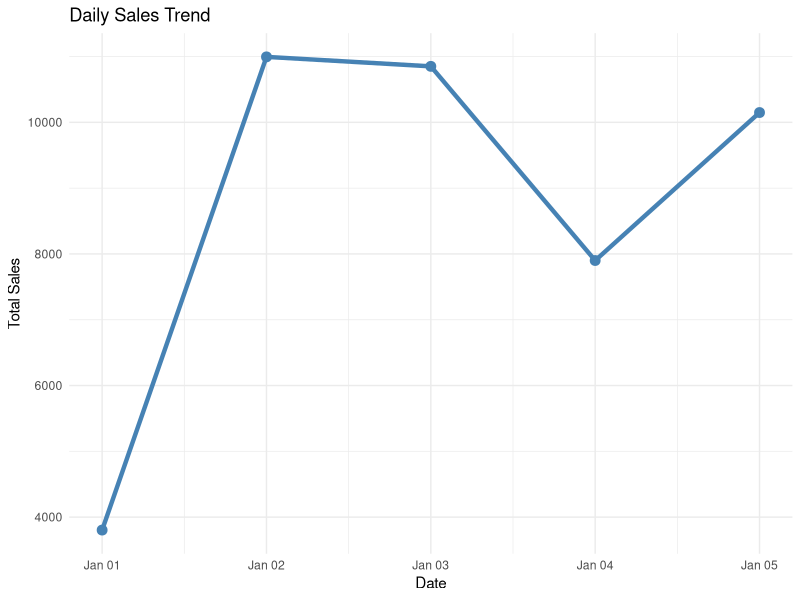
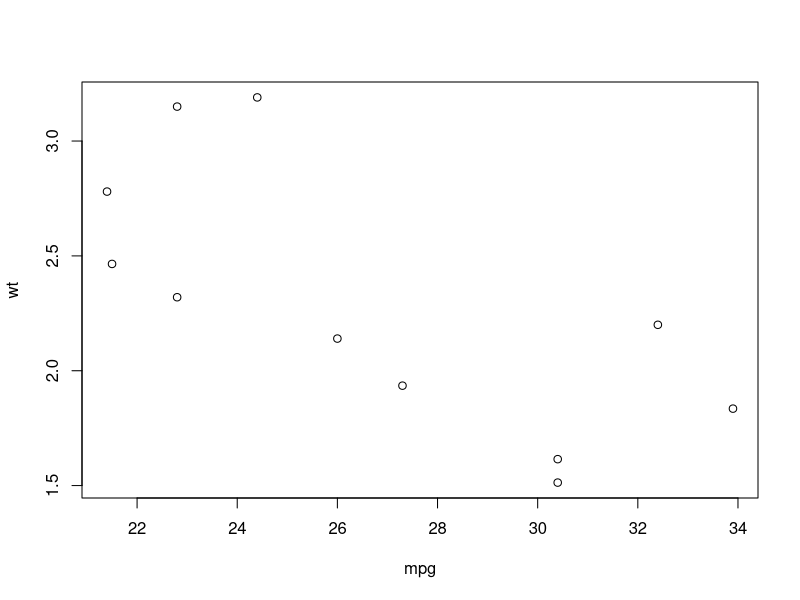

Source code (R) for these figures, in order:
## ---- chunk 1
#| label: setup
library(tidyverse)
## ---- chunk 2
#| label: basic-pipe

# Without pipe - nested functions (hard to read)
result1 <- round(sqrt(sum(c(1, 4, 9, 16, 25))), 2)

# With pipe - sequential operations (easy to read)
result2 <- c(1, 4, 9, 16, 25) %>%
  sum() %>%
  sqrt() %>%
  round(2)

# Both give the same result
print(result1)
print(result2)
## ---- chunk 3
#| label: readability-comparison

# Create sample data
numbers <- c(1, 2, 3, 4, 5, 6, 7, 8, 9, 10)

# Approach 1: Nested functions (hard to read)
nested_result <- mean(sqrt(abs(numbers[numbers > 3])))

# Approach 2: Intermediate variables (verbose)
filtered <- numbers[numbers > 3]
absolute <- abs(filtered)
square_root <- sqrt(absolute)
intermediate_result <- mean(square_root)

# Approach 3: Pipe (clear and concise)
pipe_result <- numbers %>%
  .[. > 3] %>%
  abs() %>%
  sqrt() %>%
  mean()

# All give the same result
print(c(nested_result, intermediate_result, pipe_result))
## ---- chunk 4
#| label: natural-workflow

# Create a dataset
students <- tibble(
  name = c("Alice", "Bob", "Charlie", "Diana", "Eve"),
  math = c(85, 92, 78, 95, 88),
  science = c(90, 88, 82, 92, 85),
  english = c(88, 85, 90, 87, 92)
)

# Natural thought process:
# "Take the students data,
#  calculate the average score,
#  filter for high performers,
#  arrange by average score"

result <- students %>%
  mutate(avg_score = (math + science + english) / 3) %>%
  filter(avg_score >= 85) %>%
  arrange(desc(avg_score))

print(result)
## ---- chunk 5
#| label: pipe-with-dplyr

# Create sample sales data
sales <- tibble(
  date = rep(seq.Date(from = as.Date("2024-01-01"),
                      to = as.Date("2024-01-05"),
                      by = "day"), each = 3),
  store = rep(c("North", "South", "East"), 5),
  sales = round(runif(15, 1000, 5000)),
  returns = round(runif(15, 0, 200))
)

# Complex data pipeline
summary <- sales %>%
  mutate(net_sales = sales - returns) %>%
  group_by(store) %>%
  summarize(
    total_sales = sum(sales),
    total_returns = sum(returns),
    net_revenue = sum(net_sales),
    avg_daily_sales = mean(sales),
    .groups = "drop"
  ) %>%
  mutate(return_rate = total_returns / total_sales * 100) %>%
  arrange(desc(net_revenue))

print(summary)
## ---- chunk 6
#| label: pipe-to-plot
#| fig-width: 8
#| fig-height: 5

sales %>%
  group_by(date) %>%
  summarize(daily_total = sum(sales), .groups = "drop") %>%
  ggplot(aes(x = date, y = daily_total)) +
  geom_line(color = "steelblue", size = 1.5) +
  geom_point(color = "steelblue", size = 3) +
  theme_minimal() +
  labs(title = "Daily Sales Trend",
       x = "Date",
       y = "Total Sales")
## ---- chunk 7
#| label: pipe-placeholder

# When you need to use the data in a non-first argument position
numbers <- 1:10

# Using . to specify where the piped data goes
result <- numbers %>%
  lm(formula = . ~ seq_along(.), data = data.frame(. = .)) %>%
  summary()

# More practical example
mtcars %>%
  lm(mpg ~ wt, data = .) %>%
  summary() %>%
  .$r.squared
## ---- chunk 8
#| label: pipe-anonymous

# Using anonymous functions in pipes
1:10 %>%
  {\(x) x * 2}() %>%
  {\(x) x + 10}() %>%
  mean()

# More practical example with data frame
mtcars %>%
  {\(df) df[df$mpg > 20, ]}() %>%
  nrow()
## ---- chunk 9
#| label: tee-pipe
#| fig-width: 8
#| fig-height: 5

library(magrittr)  # For %T>%

# Create data, plot it, AND continue processing
result <- mtcars %>%
  filter(cyl == 4) %T>%
  {print(paste("Processing", nrow(.), "cars with 4 cylinders"))} %>%
  select(mpg, wt) %T>%
  plot() %>%
  summarize(
    avg_mpg = mean(mpg),
    avg_weight = mean(wt)
  )

print(result)
## ---- chunk 10
#| label: pattern-multiple

# Create example data
transactions <- tibble(
  customer_id = sample(1:100, 500, replace = TRUE),
  amount = round(runif(500, 10, 500), 2),
  category = sample(c("Food", "Electronics", "Clothing", "Other"),
                   500, replace = TRUE),
  date = sample(seq.Date(from = as.Date("2024-01-01"),
                        to = as.Date("2024-03-31"),
                        by = "day"),
               500, replace = TRUE)
)

# Complex transformation pipeline
customer_summary <- transactions %>%
  mutate(month = format(date, "%Y-%m")) %>%
  group_by(customer_id, month, category) %>%
  summarize(
    total_spent = sum(amount),
    n_transactions = n(),
    .groups = "drop"
  ) %>%
  group_by(customer_id) %>%
  mutate(
    pct_of_customer_total = total_spent / sum(total_spent) * 100
  ) %>%
  filter(pct_of_customer_total > 25) %>%
  arrange(customer_id, desc(pct_of_customer_total))

head(customer_summary, 10)
## ---- chunk 11
#| label: reasonable-chains

# Good: Clear, focused pipeline
good_pipeline <- mtcars %>%
  filter(cyl %in% c(4, 6)) %>%
  group_by(cyl) %>%
  summarize(avg_mpg = mean(mpg))

# Consider breaking very long chains
step1 <- mtcars %>%
  filter(cyl %in% c(4, 6)) %>%
  mutate(efficiency = mpg / wt)

step2 <- step1 %>%
  group_by(cyl) %>%
  summarize(
    avg_mpg = mean(mpg),
    avg_efficiency = mean(efficiency)
  )

final_result <- step2 %>%
  mutate(category = ifelse(avg_mpg > 25, "High", "Medium"))
## ---- chunk 12
#| label: meaningful-names

# Bad: Generic names
df <- mtcars %>% filter(mpg > 20)
df2 <- df %>% select(mpg, wt)
result <- df2 %>% summarize(mean(mpg))

# Good: Descriptive names
fuel_efficient_cars <- mtcars %>%
  filter(mpg > 20)

mpg_weight_data <- fuel_efficient_cars %>%
  select(mpg, wt)

average_mpg <- mpg_weight_data %>%
  summarize(mean_mpg = mean(mpg))
## ---- chunk 13
#| label: pitfall-grouping

# Problem: Forgetting that data is still grouped
problem <- mtcars %>%
  group_by(cyl) %>%
  filter(mpg > mean(mpg))  # This filters within groups!

# Solution: Explicitly ungroup when needed
solution <- mtcars %>%
  group_by(cyl) %>%
  filter(mpg > mean(mpg)) %>%
  ungroup()  # Now subsequent operations work on all data
## ---- chunk 14
#| label: pitfall-order
#| error: true

# This will error - can't use a column before creating it
# mtcars %>%
#   filter(efficiency > 5) %>%
#   mutate(efficiency = mpg / wt)

# Correct order
mtcars %>%
  mutate(efficiency = mpg / wt) %>%
  filter(efficiency > 5) %>%
  head(3)
